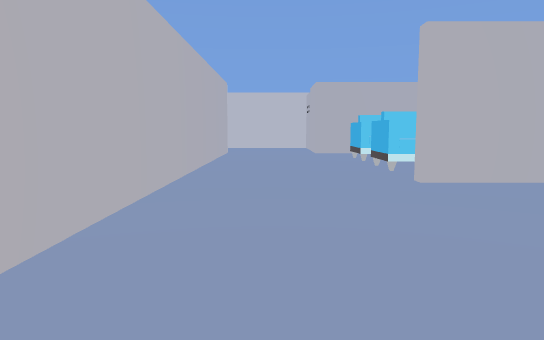
View 1 (above)

24 first-person views from a walk through a Unity game level. The camera is 1.5 m above the floor, tilts 6° down and sees 70° across. The floor is counted in squares, 2 m on a side. Each view is taken from the middle of a square. On the plan, view 1 faces up. The plan holds only what a view shows up to about 12 squares ahead; the rest is blank. The player character is not drawn. Some surface patterns are stand-ins.

View 2
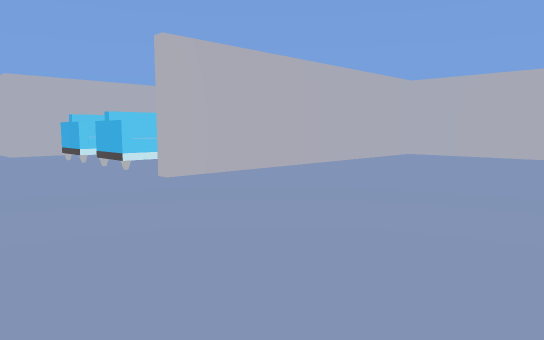

View 3
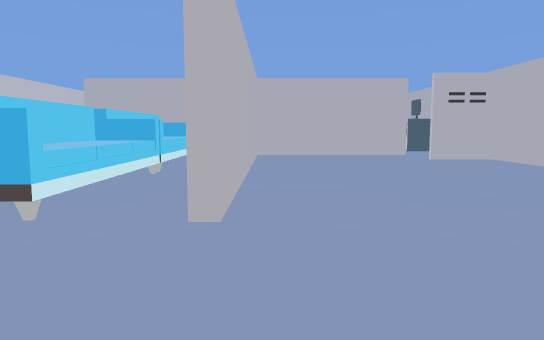

View 4
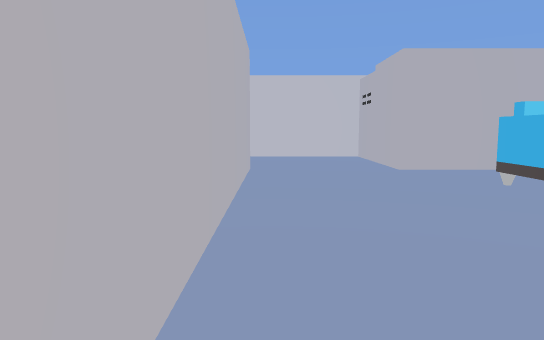

View 5
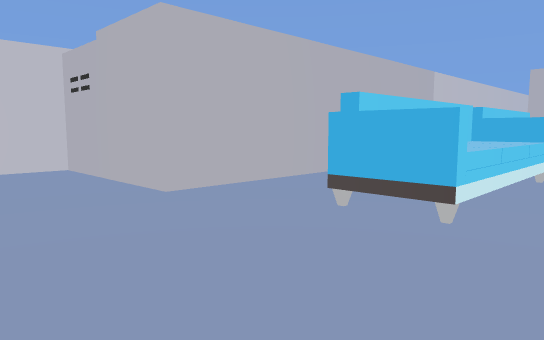

View 6
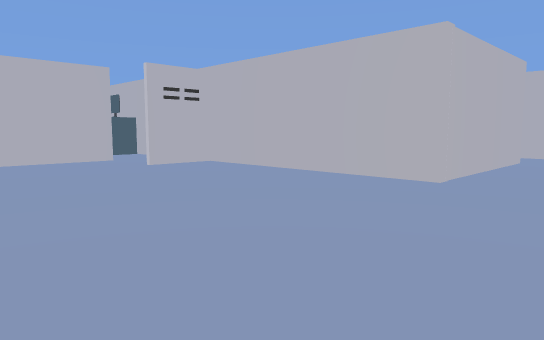

View 7
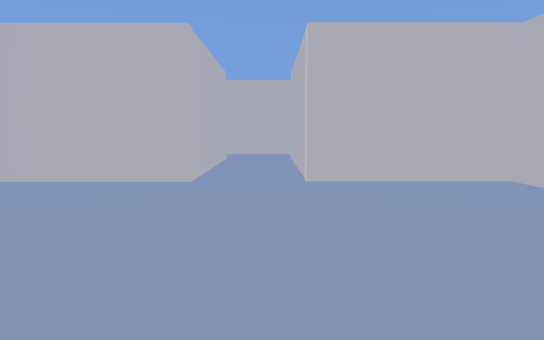

View 8
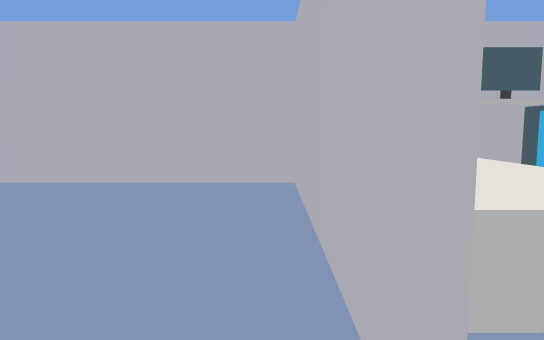

View 9
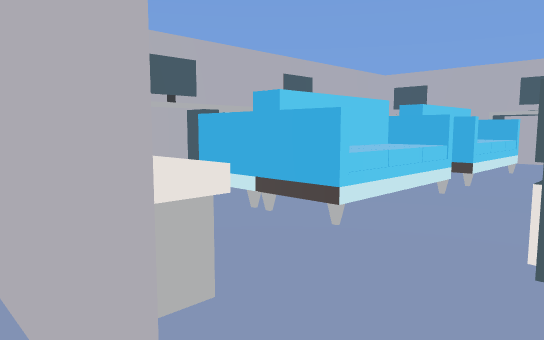

View 10
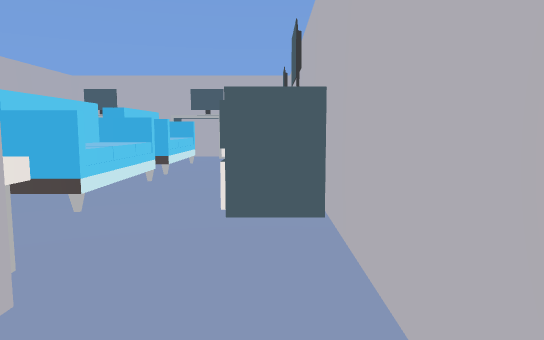

View 11
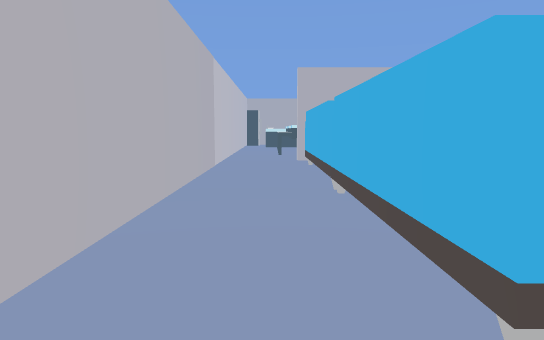

View 12
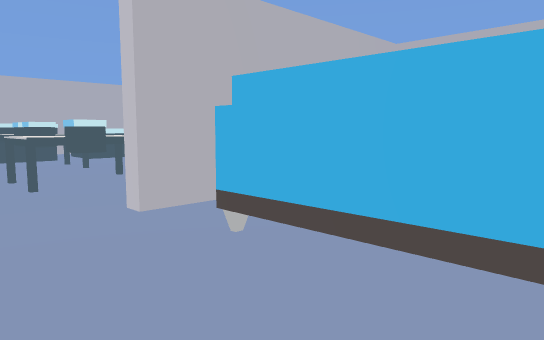

View 13
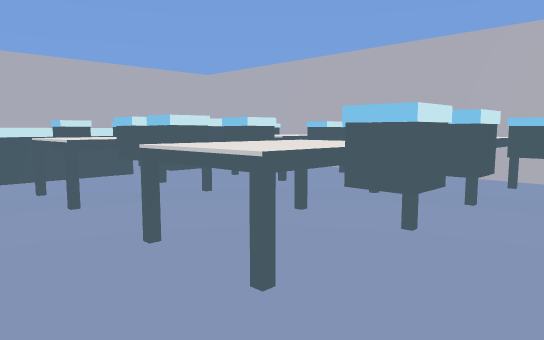

View 14
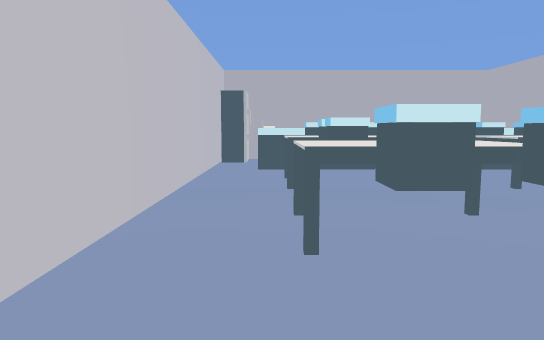

View 15
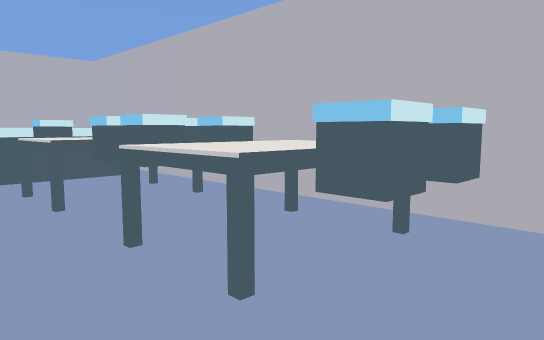

View 16
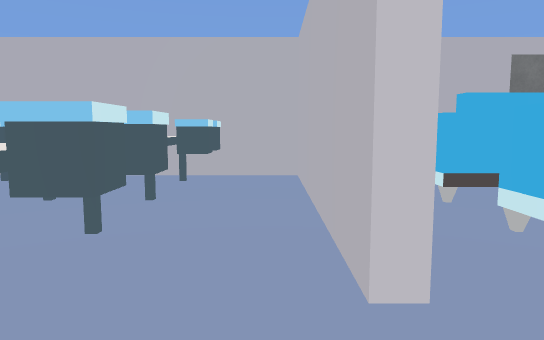

View 17
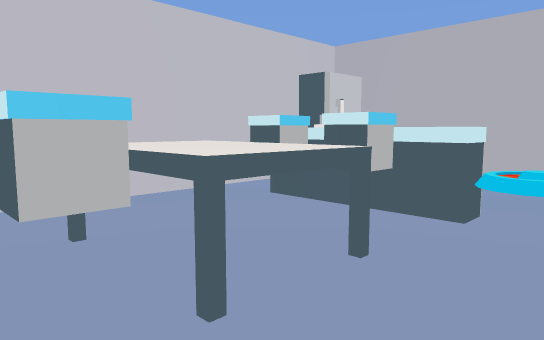

View 18
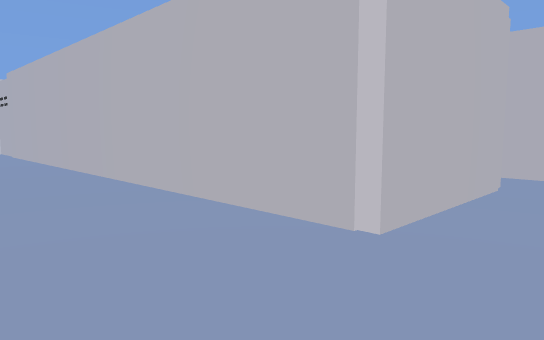

View 19
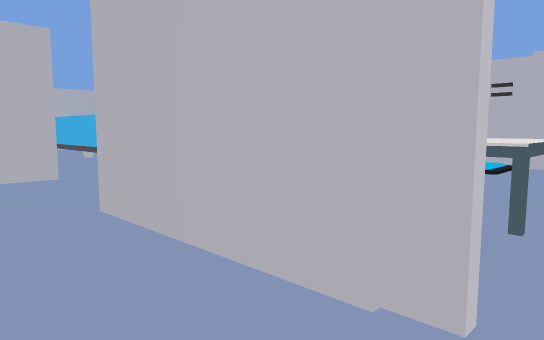

View 20
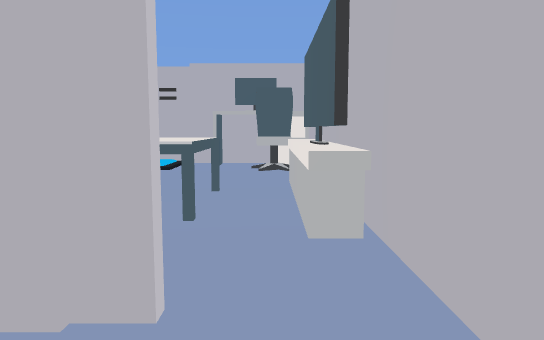

View 21
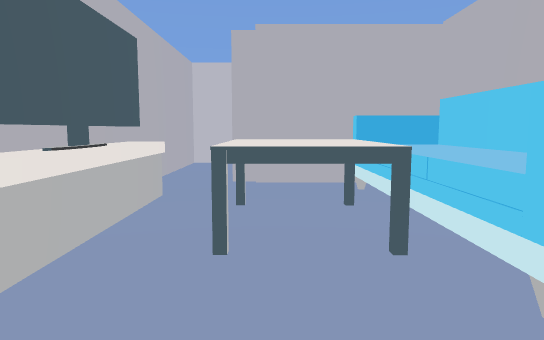

View 22
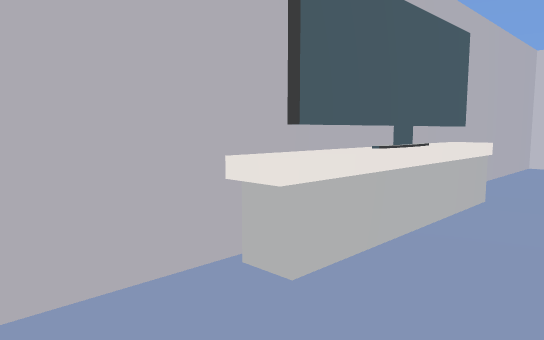

View 23
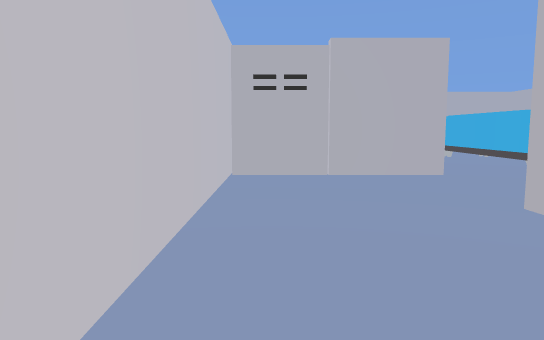

View 24
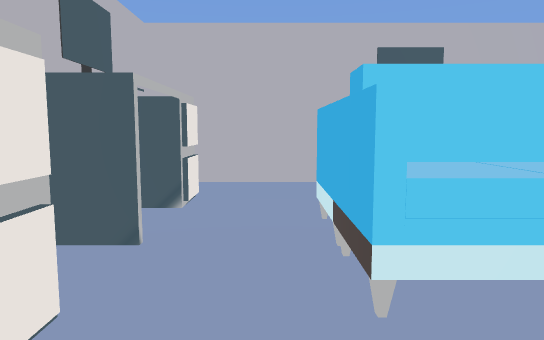

### Floor plan
Points are (right, up) in squares from view 1. A wall is a line through its corners. A room is listed if a view was taken in it or the views show most of it. See-through windows are left out.
Room 1 (views 1, 2, 3, 4, 5, 6, 7, 8, 9, 10, 11, 12, 18, 21, 22, 24)
walls: (10.4, 5.4) (2, 5.4); (4.4, -0.5) (5.5, -0.5); (8.5, -0.5) (8.5, 1.1); (10.3, 9.5) (10.3, 10.5); (9.6, -0.5) (10.5, -0.5); (9.4, 12.2) (2.4, 12.2); (-1.4, 8.6) (-1.4, -0.5); (-0.5, -0.5) (1.5, -0.5) (1.5, -5.1); (1.4, 13.4) (1.4, 15.8); (3.1, -4.9) (3.1, -1.4); (-4.5, 5.5) (-2.5, 5.5); (1.6, 15.7) (-2.5, 15.7); (-2.9, 12.4) (-4.6, 12.4); (-5.5, 10) (-5.5, 9.1); (17.5, -0.5) (18.5, -0.5); (-5.7, 12.5) (-5.7, 6.1); (19.7, 1.4) (19.7, 2.2)
ways out: opening at (10, 11.5) to room 2; opening at (-5, 13) to room 3; opening at (-3.5, 14.5) to room 3; opening at (2.5, -4)
objects: other object (-5, 6) to (-4, 6); other object (-5, 7); other object (-5, 9) to (-5, 11); other object (-4, 9) to (-3, 11); other object (-3, 9) to (-2, 12); other object (2, 7) to (5, 8); other object (2, 9) to (5, 10); other object (6, 7) to (9, 8); other object (6, 9) to (9, 10); other object (11, 1) to (11, 4); other object (12, 5) to (14, 5); other object (13, 0) to (14, 0); sofa (13, 2) to (14, 2); sofa (13, 3) to (14, 4); other object (15, 0); other object (15, 5); sofa (16, 2) to (17, 2); sofa (16, 3) to (17, 3); other object (17, 0); other object (17, 5); other object (19, 1); other object (19, 3); other object (19, 4)
Room 2 (views 13, 14, 15, 16, 17)
walls: (10.6, 10.5) (10.6, 5.7) (17.1, 5.7); (17.9, 12.2) (9.4, 12.2); (19.7, 5.8) (19.7, 11.6)
ways out: opening at (10, 11.5) to room 1
objects: other object (12, 7); other object (12, 10); other object (13, 6) to (13, 8); other object (13, 10); other object (14, 7); other object (14, 10); other object (15, 7); other object (15, 8); other object (15, 10); other object (16, 7) to (17, 7); other object (16, 8); other object (16, 9); other object (16, 10); other object (17, 8) to (17, 9); other object (17, 9) to (18, 11); other object (18, 7) to (18, 8); other object (19, 12)
Room 3 (views 19, 20, 23)
walls: (-4.6, 12.6) (-2.1, 12.6); (-2.5, 15.7) (-5.7, 15.7) (-5.7, 12.5)
ways out: opening at (-5, 13) to room 1; opening at (-3.5, 14.5) to room 1

Where each view was taken, in squares from view 1:
view 1: 0 up, 0 right, facing up
view 2: 0 up, 1 left, facing up-right
view 3: 5 up, 1 left, facing right
view 4: 5 up, 1 left, facing up
view 5: 8 up, 1 left, facing up-right
view 6: 5 up, 1 right, facing down-right
view 7: 5 up, 2 right, facing down
view 8: 0 up, 10 right, facing up
view 9: 0 up, 10 right, facing up-right
view 10: 0 up, 9 right, facing right
view 11: 11 up, 1 right, facing right
view 12: 12 up, 7 right, facing down-right
view 13: 12 up, 11 right, facing down-right
view 14: 11 up, 10 right, facing right
view 15: 9 up, 11 right, facing down-right
view 16: 12 up, 11 right, facing down
view 17: 8 up, 14 right, facing up-right
view 18: 14 up, 1 right, facing down-left
view 19: 14 up, 5 left, facing down-right
view 20: 14 up, 5 left, facing down
view 21: 7 up, 4 left, facing up
view 22: 7 up, 4 left, facing up-left
view 23: 15 up, 5 left, facing right
view 24: 5 up, 18 right, facing down
